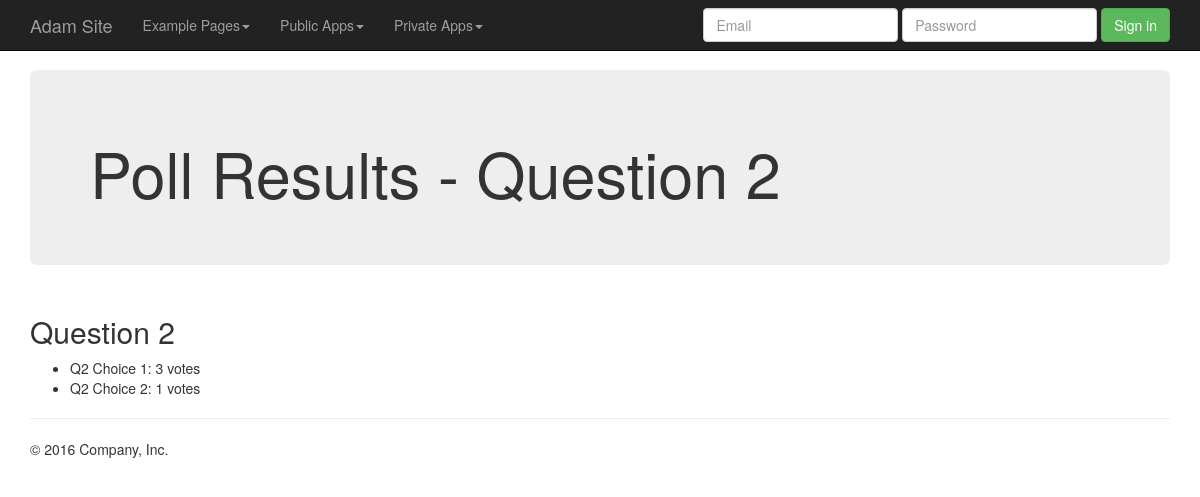
The page /polls/2/results/ on the database as committed earlier.
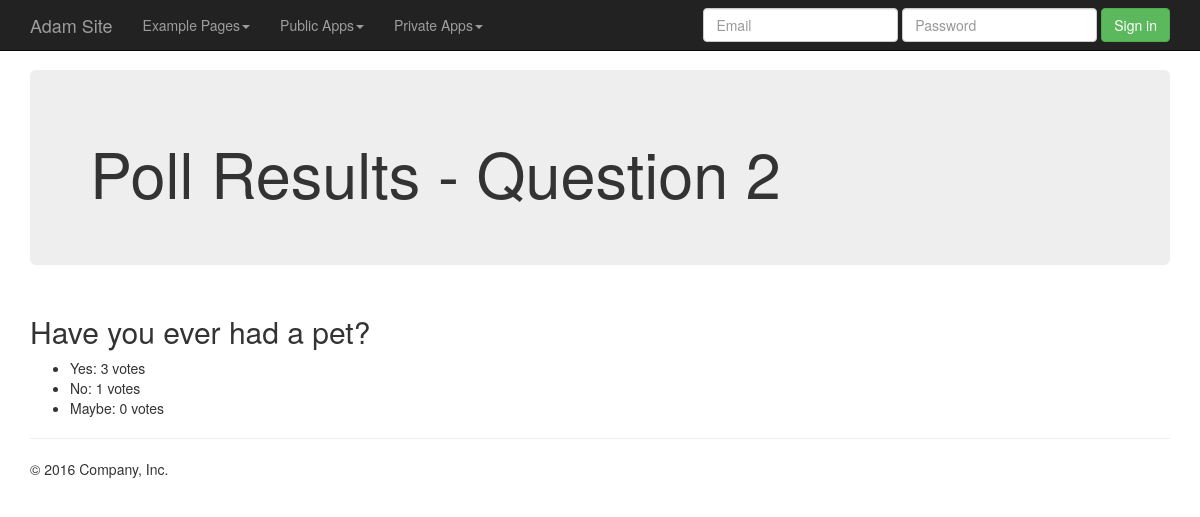
The same page on the database as committed later.
### webapp/models.py (models this page shows, shortened)
class Question(models.Model):
    question_text = models.CharField(max_length=200)
    pub_date = models.DateTimeField('date published')

class Choice(models.Model):
    question = models.ForeignKey(Question, on_delete=models.CASCADE)
    choice_text = models.CharField(max_length=200)
    votes = models.IntegerField(default=0)

### webapp/views.py (the view)
# urls.py: url(r'^(?P<question_id>[0-9]+)/results/$', views.polls_results, name='results'),
def polls_results(request, question_id):
    question = get_object_or_404(Question, pk=question_id)
    choices = question.choice_set.all()
    context = {
        'question': question,
        'choices': choices
    }
    return render(request, 'webapp/polls_results.html', context=context)

### webapp/templates/webapp/polls_results.html (shortened to what this page needs)
{%  extends "main.html" %}
{% block jumbotronContent %}
<h1>Poll Results - Question {{ question.id }}</h1>
{% endblock %}
{% block bodyContent %}
    <h2>{{ question.question_text }}</h2>
    {% if choices %}
        <ul>
            {% for choice in choices %}
                <li>
                    {{ choice.choice_text }}: {{ choice.votes }} votes
                </li>
            {% endfor %}
        </ul>
    {% endif %}
{% endblock %}

Rows that differ between the two databases and show on the page:
changed Question id 2: question_text "Question 2" → "Have you ever had a pet?"
changed Choice: choice_text "Q2 Choice 1" → "Yes"
changed Choice (number 2 of 3 on the later page): choice_text "Q2 Choice 2" → "No"
added Choice: choice_text "Maybe", votes "0"
